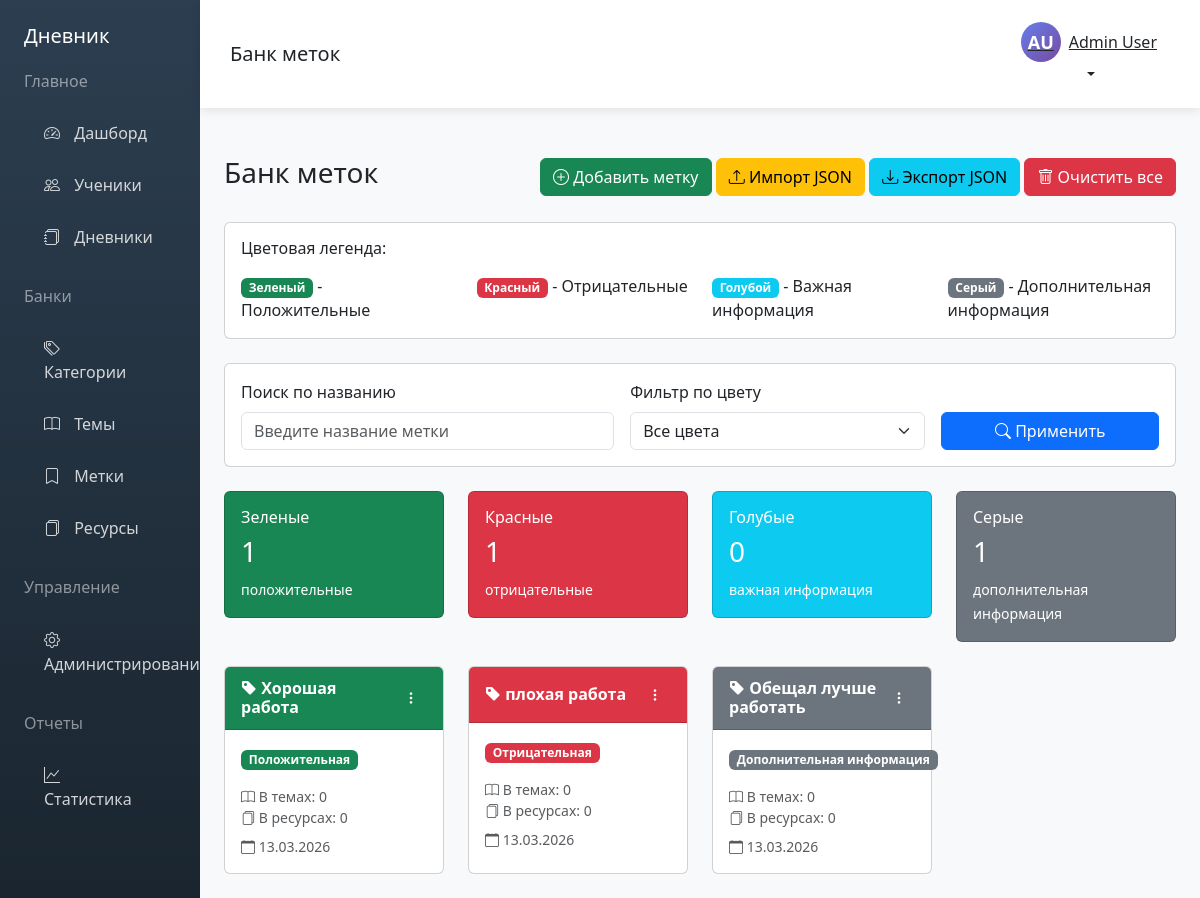
The page /tags.php (signed in) on the database its author committed.
### tables this page shows
CREATE TABLE `users` (
  `id` int(11) NOT NULL,
  `username` varchar(50) NOT NULL,
  `email` varchar(100) NOT NULL,
  `password_hash` varchar(255) NOT NULL,
  `first_name` varchar(50) NOT NULL,
  `last_name` varchar(50) NOT NULL,
  `middle_name` varchar(50) DEFAULT NULL,
  `phone` varchar(20) DEFAULT NULL,
  `role` enum('admin','tutor') DEFAULT 'tutor',
  `is_active` tinyint(1) DEFAULT 1,
  `created_at` timestamp NOT NULL DEFAULT current_timestamp(),
  `updated_at` timestamp NOT NULL DEFAULT current_timestamp() ON UPDATE current_timestamp(),
  `last_login` timestamp NULL DEFAULT NULL,
  `created_by` int(11) DEFAULT NULL
);

CREATE TABLE `tags` (
  `id` int(11) NOT NULL,
  `name` varchar(50) NOT NULL,
  `color` enum('green','red','blue','grey') DEFAULT 'grey',
  `created_by` int(11) DEFAULT NULL,
  `created_at` timestamp NOT NULL DEFAULT current_timestamp(),
  `updated_at` timestamp NOT NULL DEFAULT current_timestamp() ON UPDATE current_timestamp()
);

### config.php (called while the page is built, shortened)
<?php
function isAdmin() {
    return isset($_SESSION['user_role']) && $_SESSION['user_role'] === 'admin';
}
function getCurrentUser($pdo) {
    $stmt = $pdo->prepare("SELECT * FROM users WHERE id = ?");
    $stmt->execute([$_SESSION['user_id']]);
    return $stmt->fetch();
}
?>

### tags.php (the view, shortened to what this page needs)
<?php
require_once 'config.php';
$pageTitle = 'Банк меток';
$currentUser = getCurrentUser($pdo);
$colorClasses = [
    'green' => ['bg-success', 'text-white', 'Положительная'],
    'red' => ['bg-danger', 'text-white', 'Отрицательная'],
    'blue' => ['bg-info', 'text-white', 'Важная информация'],
    'grey' => ['bg-secondary', 'text-white', 'Дополнительная информация']
];
$searchTerm = $_GET['search'] ?? '';
$query = "SELECT * FROM tags WHERE 1=1";
$params = [];
$query .= " ORDER BY
    CASE color
        WHEN 'green' THEN 1
        WHEN 'red' THEN 2
        WHEN 'blue' THEN 3
        WHEN 'grey' THEN 4
    END, name";
$stmt = $pdo->prepare($query);
$stmt->execute($params);
$tags = $stmt->fetchAll();
$stmt = $pdo->query("
    SELECT
        tag_id,
        COUNT(*) as topics_count
    FROM topic_tags
    GROUP BY tag_id
");
$topicsByTag = $stmt->fetchAll(PDO::FETCH_KEY_PAIR);
$resourcesByTag = [];
include 'header.php';
?>
<div class="container-fluid px-4">
    <div class="d-flex justify-content-between align-items-center mb-4">
        <h1 class="h3">Банк меток</h1>
        <div>
            <button type="button" class="btn btn-success" onclick="showAddTagModal()">
                <i class="bi bi-plus-circle"></i> Добавить метку
            </button>
            <button type="button" class="btn btn-warning" onclick="showImportModal()" <?php echo !isAdmin() ? 'disabled' : ''; ?>>
                <i class="bi bi-upload"></i> Импорт JSON
            </button>
            <a href="?export=json" class="btn btn-info">
                <i class="bi bi-download"></i> Экспорт JSON
            </a>
            <?php if (isAdmin()): ?>
            <button type="button" class="btn btn-danger" onclick="clearAllTags()">
                <i class="bi bi-trash"></i> Очистить все
            </button>
            <?php endif; ?>
        </div>
    </div>
    <div class="card mb-4">
        <div class="card-body">
            <h6 class="card-title mb-3">Цветовая легенда:</h6>
            <div class="row">
                <div class="col-md-3">
                    <span class="badge bg-success">Зеленый</span> - Положительные
                </div>
                <div class="col-md-3">
                    <span class="badge bg-danger">Красный</span> - Отрицательные
                </div>
                <div class="col-md-3">
                    <span class="badge bg-info">Голубой</span> - Важная информация
                </div>
                <div class="col-md-3">
                    <span class="badge bg-secondary">Серый</span> - Дополнительная информация
                </div>
            </div>
        </div>
    </div>
    <div class="card mb-4">
        <div class="card-body">
            <form method="GET" class="row g-3 align-items-end">
                <div class="col-md-5">
                    <label class="form-label">Поиск по названию</label>
                    <input type="text" class="form-control" name="search" value="<?php echo htmlspecialchars($searchTerm); ?>" placeholder="Введите название метки">
                </div>
                <div class="col-md-4">
                    <label class="form-label">Фильтр по цвету</label>
                    <select class="form-select" name="color">
                        <option value="">Все цвета</option>
                    </select>
                </div>
                <div class="col-md-3">
                    <button type="submit" class="btn btn-primary w-100">
                        <i class="bi bi-search"></i> Применить
                    </button>
                </div>
            </form>
        </div>
    </div>
    <div class="row mb-4">
        <div class="col-md-3">
            <div class="card bg-success text-white">
                <div class="card-body">
                    <h6 class="card-title">Зеленые</h6>
                    <h3><?php echo count(array_filter($tags, function($t) { return $t['color'] == 'green'; })); ?></h3>
                    <small>положительные</small>
                </div>
            </div>
        </div>
        <div class="col-md-3">
            <div class="card bg-danger text-white">
                <div class="card-body">
                    <h6 class="card-title">Красные</h6>
                    <h3><?php echo count(array_filter($tags, function($t) { return $t['color'] == 'red'; })); ?></h3>
                    <small>отрицательные</small>
                </div>
            </div>
        </div>
        <div class="col-md-3">
            <div class="card bg-info text-white">
                <div class="card-body">
                    <h6 class="card-title">Голубые</h6>
                    <h3><?php echo count(array_filter($tags, function($t) { return $t['color'] == 'blue'; })); ?></h3>
                    <small>важная информация</small>
                </div>
            </div>
        </div>
        <div class="col-md-3">
            <div class="card bg-secondary text-white">
                <div class="card-body">
                    <h6 class="card-title">Серые</h6>
                    <h3><?php echo count(array_filter($tags, function($t) { return $t['color'] == 'grey'; })); ?></h3>
                    <small>дополнительная информация</small>
                </div>
            </div>
        </div>
    </div>
    <div class="row" id="tagsGrid">
        <?php if (empty($tags)): ?>
            <div class="col-12">
                <div class="alert alert-info">
                    <i class="bi bi-info-circle"></i> Нет меток. Нажмите "Добавить метку", чтобы создать первую метку.
                </div>
            </div>
        <?php else: ?>
            <?php foreach ($tags as $tag): ?>
                <?php
                $colorInfo = $colorClasses[$tag['color']];
                $topicsCount = $topicsByTag[$tag['id']] ?? 0;
                $resourcesCount = $resourcesByTag[$tag['id']] ?? 0;
                ?>
                <div class="col-xl-3 col-lg-4 col-md-6 mb-4" id="tag_<?php echo $tag['id']; ?>">
                    <div class="card h-100 tag-card">
                        <div class="card-header <?php echo $colorInfo[0]; ?> text-white d-flex justify-content-between align-items-center">
                            <h6 class="mb-0 fw-bold">
                                <i class="bi bi-tag-fill"></i> <?php echo htmlspecialchars($tag['name']); ?>
                            </h6>
                            <div class="dropdown">
                                <button class="btn btn-sm btn-link text-white" type="button" data-bs-toggle="dropdown">
                                    <i class="bi bi-three-dots-vertical"></i>
                                </button>
                            </div>
                        </div>
                        <div class="card-body">
                            <div class="mb-2">
                                <span class="badge <?php echo $colorInfo[0]; ?>"><?php echo $colorInfo[2]; ?></span>
                            </div>
                            <div class="mt-3">
                                <small class="text-muted d-block">
                                    <i class="bi bi-book"></i> В темах: <?php echo $topicsCount; ?>
                                </small>
                                <small class="text-muted d-block">
                                    <i class="bi bi-files"></i> В ресурсах: <?php echo $resourcesCount; ?>
                                </small>
                            </div>
                            <small class="text-muted d-block mt-2">
                                <i class="bi bi-calendar"></i> <?php echo date('d.m.Y', strtotime($tag['created_at'])); ?>
                            </small>
                        </div>
                    </div>
                </div>
            <?php endforeach; ?>
        <?php endif; ?>
    </div>
</div>
<?php include 'footer.php'; ?>

### header.php (shortened to what this page needs)
<!DOCTYPE html>
<html lang="ru">
<head>
    <link href="https://cdn.jsdelivr.net/npm/bootstrap@5.3.0/dist/css/bootstrap.min.css" rel="stylesheet">
    <link rel="stylesheet" href="https://cdn.jsdelivr.net/npm/bootstrap-icons@1.11.0/font/bootstrap-icons.css">
</head>
<body>
    <div class="container-fluid">
        <div class="row">
            <div class="col-md-2 p-0 sidebar">
                <div class="p-4">
                    <h5 class="text-white mb-4">Дневник</h5>
                    <h6 class="text-white-50 mb-3">Главное</h6>
                    <nav class="nav flex-column">
                        <a class="nav-link <?php echo basename($_SERVER['PHP_SELF']) == 'dashboard.php' ? 'active' : ''; ?>" href="dashboard.php">
                            <i class="bi bi-speedometer2"></i> Дашборд
                        </a>
                        <a class="nav-link" href="students.php">
                            <i class="bi bi-people"></i> Ученики
                        </a>
                        <a class="nav-link" href="diaries.php">
                            <i class="bi bi-journals"></i> Дневники
                        </a>
                    </nav>
                    <h6 class="text-white-50 mt-4 mb-3">Банки</h6>
                    <nav class="nav flex-column">
                        <a class="nav-link" href="categories.php">
                            <i class="bi bi-tags"></i> Категории
                        </a>
                        <a class="nav-link" href="topics.php">
                            <i class="bi bi-book"></i> Темы
                        </a>
                        <a class="nav-link" href="tags.php">
                            <i class="bi bi-bookmark"></i> Метки
                        </a>
                        <a class="nav-link" href="resources.php">
                            <i class="bi bi-files"></i> Ресурсы
                        </a>
                    </nav>
                    <?php if (isAdmin()): ?>
                    <h6 class="text-white-50 mt-4 mb-3">Управление</h6>
                    <nav class="nav flex-column">
                        <a class="nav-link" href="admin.php">
                            <i class="bi bi-gear"></i> Администрирование
                        </a>
                    </nav>
                    <?php endif; ?>
                    <h6 class="text-white-50 mt-4 mb-3">Отчеты</h6>
                    <nav class="nav flex-column">
                        <a class="nav-link" href="statistics.php">
                            <i class="bi bi-graph-up"></i> Статистика
                        </a>
                    </nav>
                </div>
            </div>
            <div class="col-md-10 p-0 main-content">
                <div class="navbar-top d-flex justify-content-between align-items-center">
                    <h5 class="mb-0"><?php echo $pageTitle ?? 'Дашборд'; ?></h5>
                    <div class="d-flex align-items-center">
                        <div class="dropdown">
                            <button class="btn btn-link dropdown-toggle text-dark" type="button" data-bs-toggle="dropdown">
                                <div class="d-flex align-items-center">
                                    <div class="user-avatar me-2">
                                        <?php echo strtoupper(substr($currentUser['first_name'] ?? 'U', 0, 1) . substr($currentUser['last_name'] ?? 'U', 0, 1)); ?>
                                    </div>
                                    <span><?php echo $currentUser['first_name'] ?? 'Пользователь'; ?> <?php echo $currentUser['last_name'] ?? ''; ?></span>
                                </div>
                            </button>
                        </div>
                    </div>
                </div>
                <div class="p-4"></div>

### header.php (style rules this page uses)
.sidebar { min-height: 100vh; background: linear-gradient(180deg, #2c3e50 0%, #1a252f 100%); color: white; }
.sidebar .nav-link { color: rgba(255,255,255,0.8); padding: 12px 20px; margin: 2px 0; border-radius: 8px; transition: all 0.3s; }
.sidebar .nav-link i { margin-right: 10px; width: 20px; }
.main-content { background: #f8f9fa; min-height: 100vh; }
.navbar-top { background: white; box-shadow: 0 2px 10px rgba(0,0,0,0.1); padding: 15px 30px; }
.user-avatar { width: 40px; height: 40px; border-radius: 50%; background: linear-gradient(135deg, #667eea 0%, #764ba2 100%); color: white; display: flex; align-items: center; justify-content: center; font-weight: bold; font-size: 18px; }

### tags.php (style rules this page uses)
.tag-card { transition: transform 0.2s, box-shadow 0.2s; cursor: pointer; }
.tag-card .card-header { padding: 0.75rem 1rem; }

### rows shown on the page
users: first_name+last_name "AU", first_name "Admin", last_name "User"
tags: name "Хорошая работа", color "Положительная", id "0", created_at "13.03.2026"
tags: name "плохая работа", color "Отрицательная", id "0", created_at "13.03.2026"
tags: name "Обещал лучше работать", color "Дополнительная информация", id "0", created_at "13.03.2026"

### other values the page prints
$pageTitle "Банк меток"
